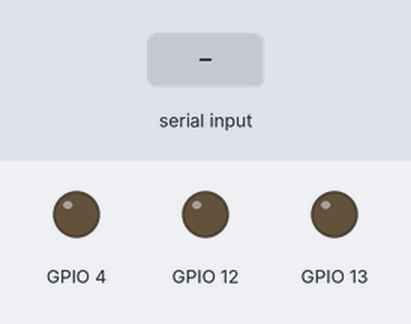
This program was run on a simulated ESP32. Shown: output pins drawn as LEDs (lit = HIGH). The test bench sets the inputs (shaded band). What the program prints to the serial monitor is not drawn.

Above: at 1.2 s.
1.3 s: "[04:01:01:01]" received over Serial
At 2.1 s:
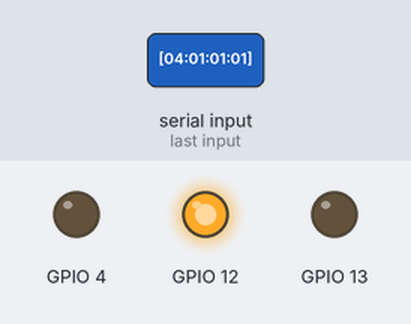
2.8 s: "[04:01:02:01]" received over Serial
At 3.1 s:
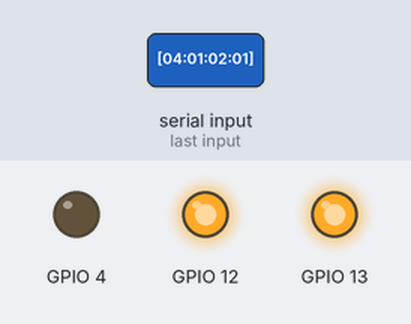
4.3 s: "[04:01:01:00]" received over Serial
At 5.5 s:
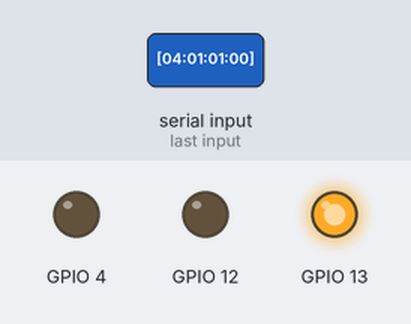
5.8 s: "[04:01:03:01]" received over Serial
At 6.8 s:
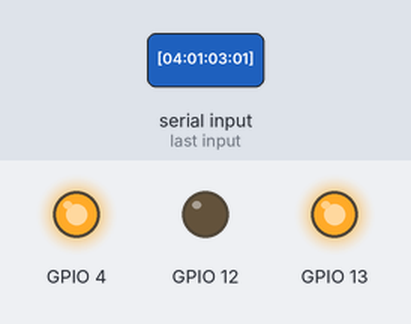
7.3 s: "[04:01:02:00]" received over Serial
At 7.8 s:
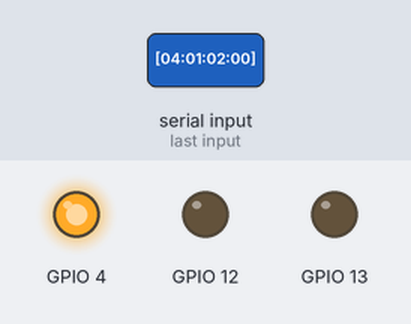
8.8 s: "[04:01:03:00]" received over Serial
At 10.0 s:
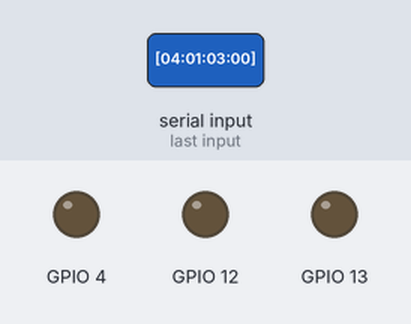
Timing chart, 0 to 11.3 s (numbered marks = the images above; inputs shaded):
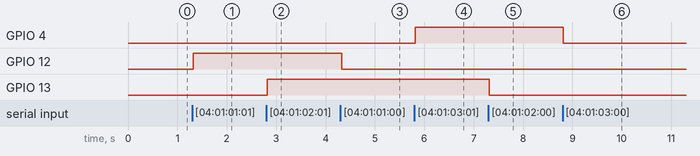

The program:

main.cpp
```cpp
#include <Arduino.h>


#include "string.h"

char message[20];

int CheckSum;


int received_data[9];    //datas measured by LiDAR
const int HEADER=0x59;  //frame header of data package

 #define RX2 17
#define TX2 16

 //#define RX1 33
 //#define TX1 25 //lidar rx

 #define RX1 21
 #define TX1 22


int dist;                     //actual distance measurements of LiDAR

int check;                    //save check value

int uart[9];                   //save data measured by LiDAR


int dist1;                     //actual distance measurements of LiDAR
                 //signal strength of LiDAR
int check1;                    //save check value
int i;
int uart1[9];                   //save data measured by LiDAR


void setup() {

  Serial.begin(115200);
  Serial1.begin(115200,SERIAL_8N1,RX1,TX1);
  Serial2.begin(115200,SERIAL_8N1,RX2,TX2);
  pinMode(12,OUTPUT);
  pinMode(13,OUTPUT);
  pinMode(4,OUTPUT);

}

void lidars(){

  if(Serial1.available()||Serial2.available()){


    if (Serial1.read() == HEADER)        //assess data package frame header 0x59
    {
      uart[0] = HEADER;
      if (Serial1.read() == HEADER)      //assess data package frame header 0x59
      {
        uart[1] = HEADER;
        for (i = 2; i < 9; i++)         //save data in array
        {
          uart[i] = Serial1.read();
        }
        check = uart[0] + uart[1] + uart[2] + uart[3] + uart[4] + uart[5] + uart[6] + uart[7];
        if (uart[8] == (check & 0xff))        //verify the received data as per protocol
        {
          dist = uart[2] + uart[3] * 256;     //calculate distance value


        }
      }

  }
else{

  dist=0;
}
 if (Serial2.read() == HEADER)        //assess data package frame header 0x59
    {
      uart[0] = HEADER;
      if (Serial2.read() == HEADER)      //assess data package frame header 0x59
      {
        uart[1] = HEADER;
        for (i = 2; i < 9; i++)         //save data in array
        {
          uart[i] = Serial2.read();
        }
        check = uart[0] + uart[1] + uart[2] + uart[3] + uart[4] + uart[5] + uart[6] + uart[7];
        if (uart[8] == (check & 0xff))        //verify the received data as per protocol
        {
          dist1 = uart[2] + uart[3] * 256;     //calculate distance value


        }
      }

  }
else{

  dist1=0;
}


}
else{
       dist=0;
       dist1=0;
 }
/*
Serial.print("[04:00:01;");
Serial.print(dist);
Serial.print(":02;");
Serial.print(dist1);
Serial.print(']');
*/

String first="[04:00:01;";
String third=":02;";
String _final="]";

Serial.println(first+dist+third+dist1+_final);

delay(10);

}


void loop() {

  String readString;
String Q;


 while (Serial.available()){
  delay(1);
  if(Serial.available()>0){
  char c = Serial.read();
   if (isControl(c)){
  break;
  }
  readString += c;
  }
 }

Q = readString;
if (Q=="[04:01:01:01]"){
  digitalWrite(12,HIGH);
 }

if (Q=="[04:01:01:00]"){
 digitalWrite(12,LOW);
}
if (Q=="[04:01:02:01]"){
  digitalWrite(13,HIGH);
 }

if (Q=="[04:01:02:00]"){
 digitalWrite(13,LOW);
}

if (Q=="[04:01:03:01]"){
  digitalWrite(4,HIGH);
 }

if (Q=="[04:01:03:00]"){
 digitalWrite(4,LOW);
}
       lidars();


}
```

Measured:
- after the input at 1.3 s, GPIO 12: LOW → HIGH at once
- after the input at 2.8 s, GPIO 13: LOW → HIGH at once
- after the input at 4.3 s, GPIO 12: HIGH → LOW at once
- after the input at 5.8 s, GPIO 4: LOW → HIGH at once
- after the input at 7.3 s, GPIO 13: HIGH → LOW at once
- after the input at 8.8 s, GPIO 4: HIGH → LOW at once
